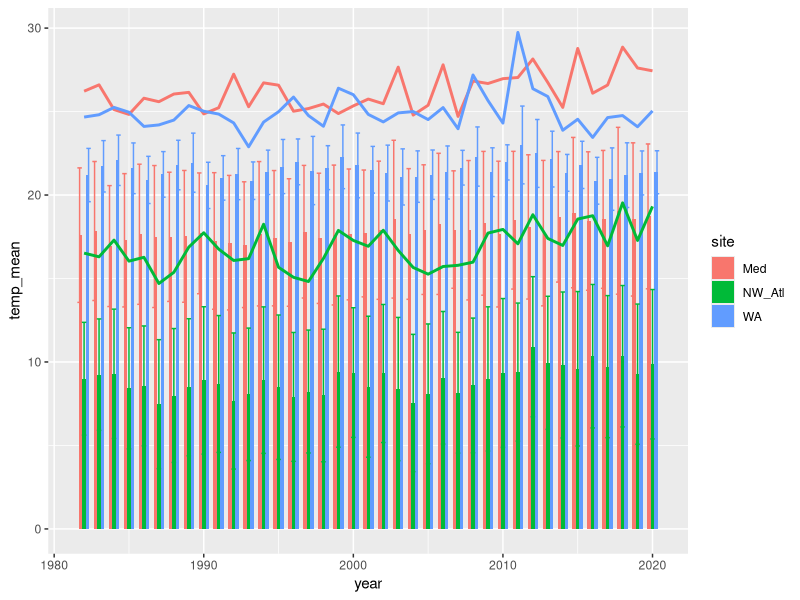
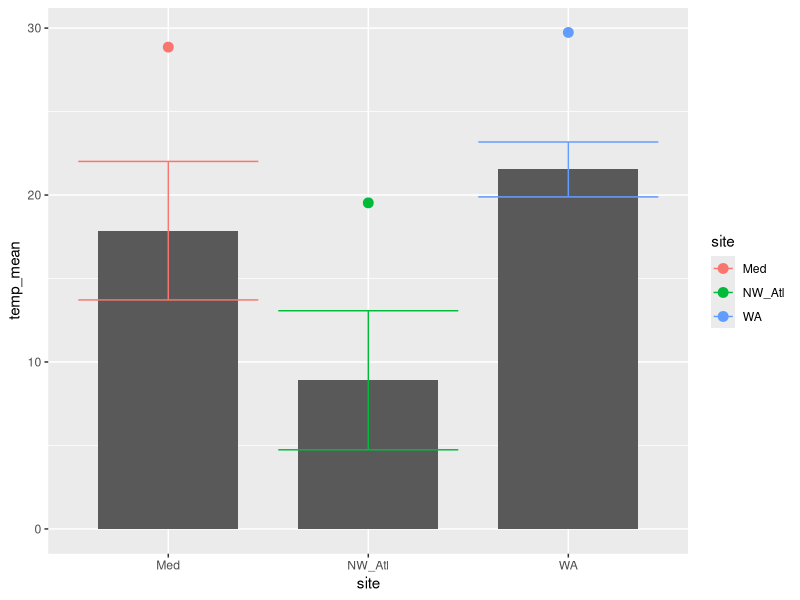
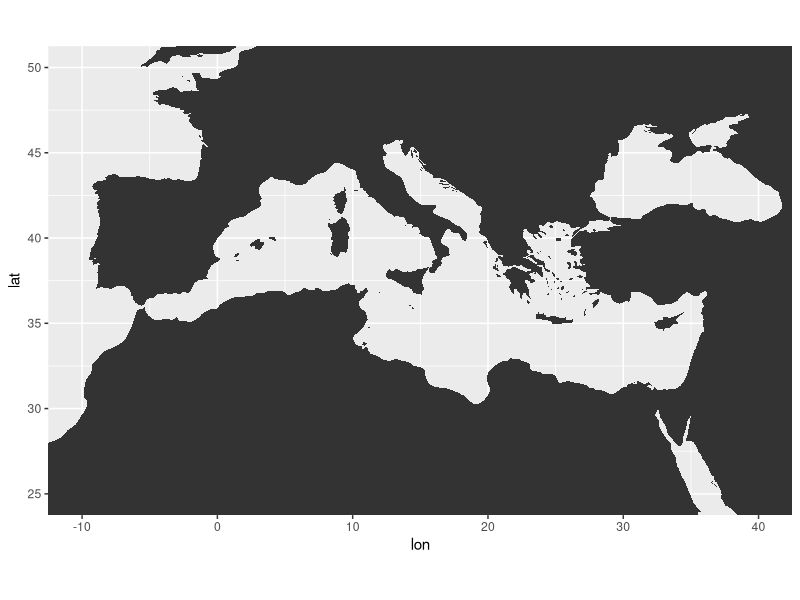
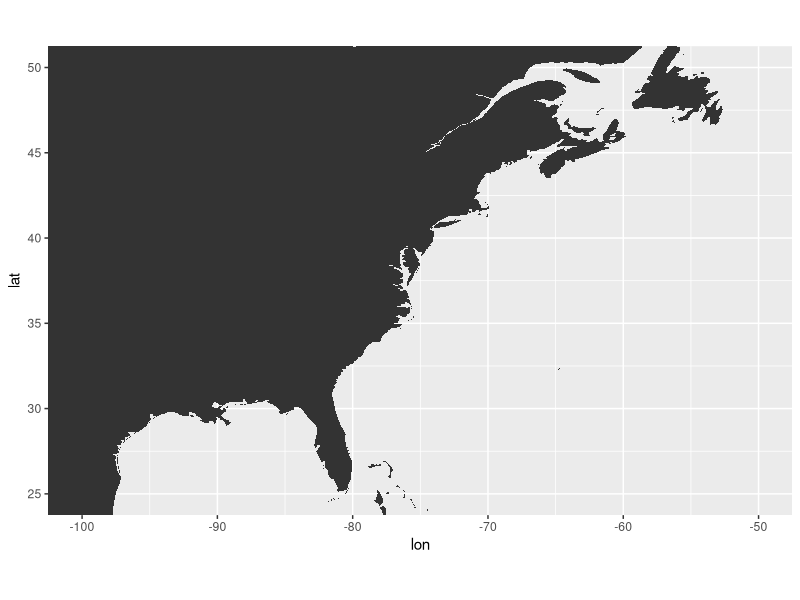
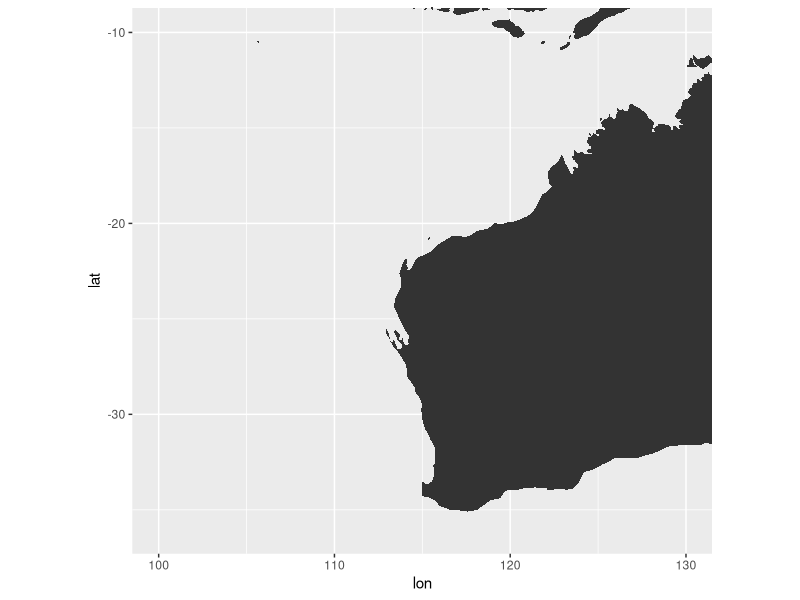

These figures' R source, in order: (Note: this script raises an error after producing the figures.)
# Domesticating data
# Sarina
# 23.11.2022


# Libraries ---------------------------------------------------------------

library(tidyverse)
library(lubridate)


# Data --------------------------------------------------------------------

# SST data
sst_NOAA <- read_csv("course_material/data/sst_NOAA1.csv")


# Example -----------------------------------------------------------------

# Whatever we can imagine!
sst_NOAA %>%  
  group_by(site) %>%
  summarise(count = n(), 
            count_15 = sum(temp > 20)) %>% 
  mutate(prop_15 = count_15/count) %>% 
  arrange(prop_15) %>% 
  ungroup


# Exercise 1 --------------------------------------------------------------

# Filter two sites and summarise six different statistics

sst_NOAA_1 <- sst_NOAA %>% 
  mutate(month = month(t)) %>% 
  filter(site == "NW_Atl" | site == "Med") %>% 
  group_by(site, month) %>% 
  summarise(mean_temp = mean(temp, na.rm = TRUE),
            sd_temp = sd(temp, na.rm = TRUE),
            count = n()) %>% 
  ungroup()
sst_NOAA_1

sst_NOAA_2 <- sst_NOAA %>% 
  mutate(month = month(t), day = day(t)) %>% 
  group_by(site) %>% 
  filter(temp > 15) %>% 
  summarise(count = n(), 
            count_15 = sum(temp < 15)) %>% 
  ungroup()
sst_NOAA_2



# Exercise 2 --------------------------------------------------------------

# Find the maximum temperature and SD per year per site
# Plot this as a bar plot with error bars
# Inset a map of each site over each bar plot

sst_NOAA_max1 <- sst_NOAA %>% 
  mutate(year = year(t)) %>% 
  group_by(site, year) %>% 
  summarise(temp_mean = mean(temp, na.rm = T), 
            temp_sd = sd(temp, na.rm = T), 
            temp_max = max(temp, na.rm = T)) %>% 
  ungroup
sst_NOAA_max1

sst_NOAA_max2 <- sst_NOAA %>% 
  mutate(year = year(t)) %>% 
  group_by(site) %>% 
  summarise(temp_mean = mean(temp, na.rm = T), 
            temp_sd = sd(temp, na.rm = T), 
            temp_max = max(temp, na.rm = T)) %>% 
  ungroup
sst_NOAA_max2

plot_1 <- ggplot() +
  geom_bar(data = sst_NOAA_max1, aes(x = year, y = temp_mean, fill = site), 
           stat = "identity", position = "dodge", width = 0.7) +
  
  geom_errorbar(data = sst_NOAA_max1, aes(x = year,
                                         ymin = temp_mean-temp_sd, ymax = temp_mean+temp_sd, 
                                         colour = site), 
                position = "dodge") +
  geom_line(data = sst_NOAA_max1, aes(x = year, y = temp_max, colour = site), linewidth = 1)
plot_1


plot_2 <- ggplot() +
  geom_bar(data = sst_NOAA_max2, aes(x = site, y = temp_mean), 
           stat = "identity", position = "dodge", width = 0.7) +
  
  geom_errorbar(data = sst_NOAA_max2, aes(x = site,
                                         ymin = temp_mean-temp_sd, ymax = temp_mean+temp_sd, 
                                         colour = site), 
                position = "dodge") +
  geom_point(data = sst_NOAA_max2, aes(x = site, y = temp_max, colour = site), size = 3)
plot_2


# Mapping
map_data_world <- map_data("world")

map_global_fix <- map_data('world') %>% 
  rename(lon = long) %>% 
  # Why +2000? => put all the values above 180 into a separate group
  # we can always include this into the mapping, as it won't hurt
  mutate(group = ifelse(lon > 180, group+2000, group),
         lon = ifelse(lon > 180, lon-360, lon))
View(map_global_fix)

map_Med <- map_global_fix %>% 
  ggplot(aes(x = lon, y = lat)) +
  geom_polygon(aes(group = group)) +
  coord_quickmap(xlim = c(-10, 40), ylim = c(25, 50)) 
map_Med

map_NW_Atl <- map_global_fix %>% 
  ggplot(aes(x = lon, y = lat)) +
  geom_polygon(aes(group = group)) +
  coord_quickmap(xlim = c(-100, -50), ylim = c(25, 50)) 
map_NW_Atl

map_WA <- map_global_fix %>% 
  ggplot(aes(x = lon, y = lat)) +
  geom_polygon(aes(group = group)) +
  coord_quickmap(xlim = c(100, 130), ylim = c(-36, -10)) 
map_WA

fig <- ggdraw() +
  draw_plot(plot_2, height = 0.7) +
  draw_plot(map_Med, x = -0.1, y = 0.7, width = 0.5, height = 0.3) +
  draw_plot(map_NW_Atl, x = 0.18, y = 0.7, width = 0.5, height = 0.3) +
  draw_plot(map_WA, x = 0.4, y = 0.7, width = 0.5, height = 0.3) 
fig




# Exercise 3 --------------------------------------------------------------

# From scratch, re-write the full analysis for exercise 1 'The new age'
# Inset maps for each at the end of each line on the Y axis





# BONUS -------------------------------------------------------------------

# Create a faceted heatmap showing the monthly climatologies per site

sst_NOAA_month_1 <- sst_NOAA %>% 
  mutate(month = month(t, label = T)) %>% 
  group_by(site, month) %>% 
  mutate(anom = temp - mean(temp, na.rm = T)) %>% 
  ungroup()
sst_NOAA_month_1

sst_NOAA_month_2 <- sst_NOAA %>% 
  filter(site %in% selected_sites) %>%
  group_by(site) %>% 
  summarise(mean_temp = mean(temp, na.rm = TRUE), 
            sd_temp = sd(temp, na.rm = TRUE)) %>% 
  ungroup()



# heatmap, x=month, y=site, z=climatology
plot_4 <- ggplot() +
  geom_raster(data = sst_NOAA_month_1, aes(x = month, y = site, fill = anom)) +
  scale_fill_distiller(palette = "Spectral")
plot_4

plot_5 <- ggplot() +
  geom_raster(data = sst_NOAA_month_2, aes(x = month, y = site, fill = anom)) +
  scale_fill_distiller(palette = "Spectral")
plot_5


